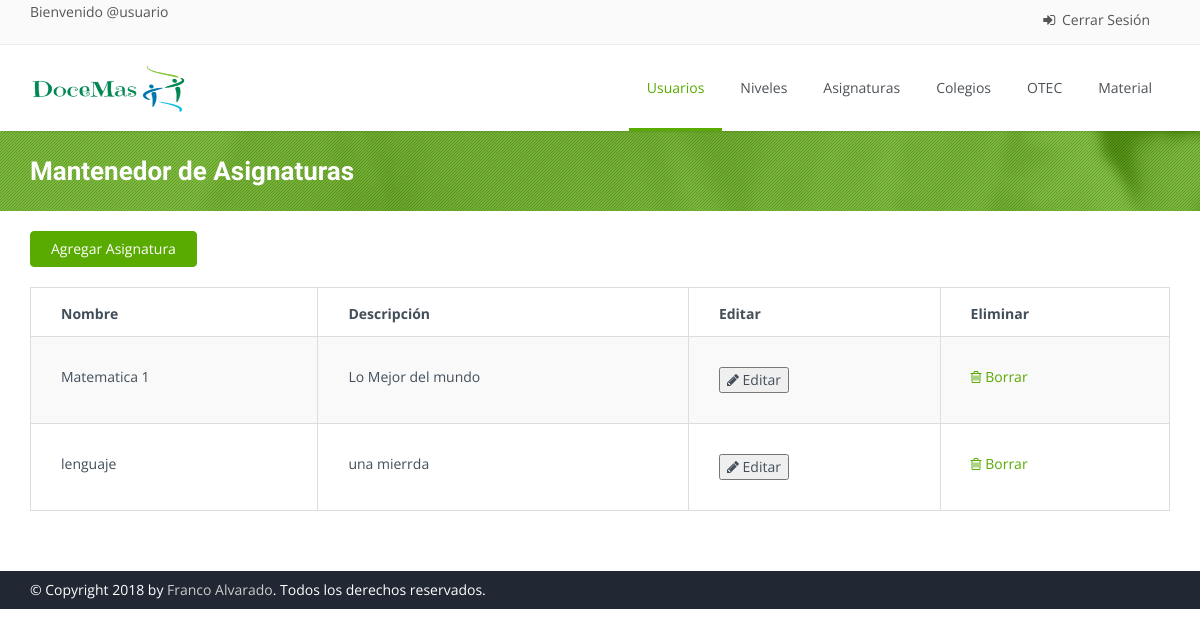
Before: /asig with the older database file.
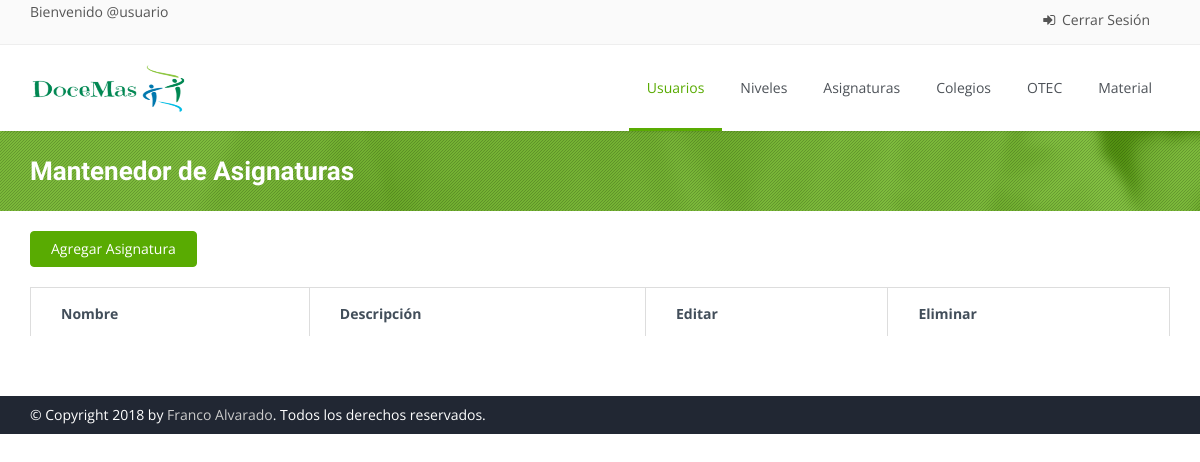
After: the same page with the newer database file.
### polls/models.py (models this page shows, shortened)
class Asignatura(models.Model):
    nombre = models.CharField(max_length=50)
    descripcion = models.CharField(max_length=100)

### polls/views.py (the view)
# urls.py: path('asig',views.asig, name = "asig"),
def asig(request):
    return render(request,'mant_asignatura.html', {'asignaturas':Asignatura.objects.all()} )

### polls/templates/mant_asignatura.html (shortened to what the changed rows need)
<!DOCTYPE html>
<html>
    <head>
        {% load static %}
        <link rel="stylesheet" href="{% static "css/bootstrap.css" %}">
        <link rel="stylesheet" href="{% static "css/bootstrap-theme.css" %}">
        <link rel="stylesheet" href="{% static "css/fonts/font-awesome/css/font-awesome.css" %}">
        <link rel="stylesheet" href="{% static "css/animations.css" %}" media="screen">
        <link rel="stylesheet" href="{% static "css/superfish.css" %}" media="screen">
        <link rel="stylesheet" href="{% static "css/revolution-slider/css/settings.css" %}" media="screen">
        <link rel="stylesheet" href="{% static "css/revolution-slider/css/extralayers.css" %}" media="screen">
        <link rel="stylesheet" href="{% static "css/prettyPhoto.css" %}" media="screen">
        <link rel="stylesheet" href="{% static "css/style.css" %}">
        <link rel="stylesheet" href="{% static "css/colors/green.css" %}" class="colors">
        <link rel="stylesheet" href="{% static "css/theme-responsive.css" %}">
        <link rel="stylesheet" href="{% static "css/sweetalert2.min.css" %}" type="text/css">
    </head>
    <body class="home">
        <div class="wrap">
            <header id="header">
                <div class="main-header">
                    <div class="container">
                        <div class="logo pull-left">
                            <h1>
                                <a href="/adm">
                                <img class="" src="{% static "img/carrusel/logodocemas.png" %}" alt="DoceMas" width="160" height="60">
                                </a>
                            </h1>
                        </div>
                    </div>
                </div>
            </header>
            <section id="main">
                <div class="breadcrumb-wrapper">
                    <div class="pattern-overlay">
                        <div class="container">
                            <div class="row">
                                <div class="col-lg-6 col-md-6 col-xs-12 col-sm-6">
                                    <h2 class="title">Mantenedor de Asignaturas</h2>
                                </div>
                            </div>
                        </div>
                    </div>
                </div>
                <div class="content margin-bottom60">
                    <div class="container">
                        <div class="row">
                            <div class="col-sm-12 col-md-12">
                                <div class="table-box">
                                    <table class="shopping-cart-table responsive-table table table-bordered table-striped" id="shopping-cart-table">
                                        <thead>
                                            <tr>
                                                <th>Nombre</th>
                                                <th>Descripción</th>
                                                <th>Editar</th>
                                                <th>Eliminar</th>
                                            </tr>
                                        </thead>
                                        <tbody>
                                            {% for elemento in asignaturas %}
                                                <tr id="datos">
                                                    <td>{{elemento.nombre}}</td>
                                                    <td>{{elemento.descripcion}}</td>
                                                    <td>
                                                        <button type="button" data-toggle="modal" data-target="#edit_asig" onclick="cap_datos('{{elemento.id}}', '{{elemento.nombre}}', '{{elemento.descripcion}}')"><i class="fa fa-pencil"></i> Editar</a></button>
                                                    </td>
                                                    <td>
                                                        <a href="#"><i class="fa fa-trash-o"></i> Borrar</a>
                                                    </td>
                                                </tr>
                                            {% endfor %}
                                        </tbody>
                                    </table>
                                </div>
                            </div>
                        </div>
                    </div>
                </div>
            </section>
    </body>
</html>

Changed rows visible on the page:
removed Asignatura: nombre "Matematica 1", descripcion "Lo Mejor del mundo"
removed Asignatura: nombre "lenguaje", descripcion "una mierrda"
